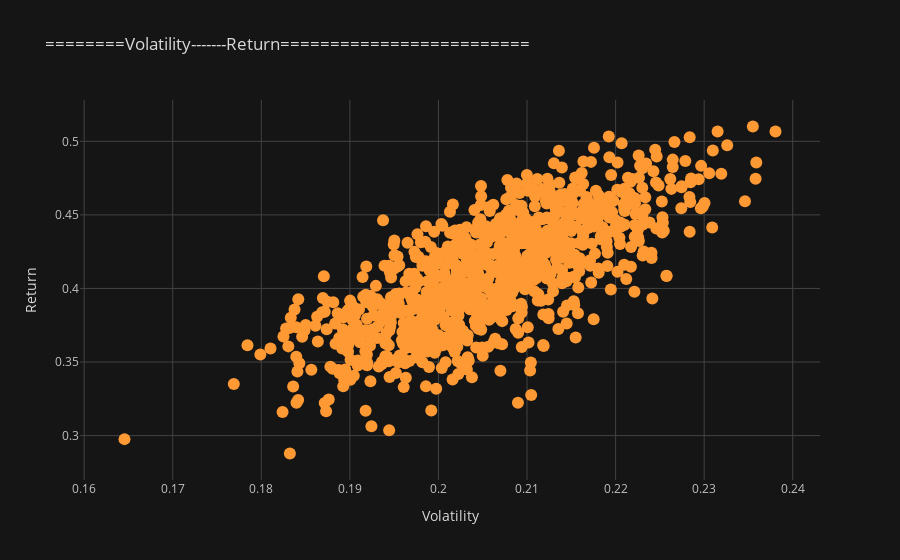

Notebook code for this chart:
### Code cell
pf_data = pd.DataFrame()
for t in df1["Ticker"]:
    pf_data[t] =  yf.download(t,period="3y").Close 

log_returns = np.log(pf_data / pf_data.shift(1))
num_assets = len(df1["Ticker"])
num_assets
weights = np.random.random(num_assets)
weights /= np.sum(weights)
np.sum(weights * log_returns.mean()) * 252
np.dot(weights.T, np.dot(log_returns.cov() * 252, weights))
np.sqrt(np.dot(weights.T,np.dot(log_returns.cov() * 252, weights)))
pfolio_returns = []
pfolio_volatilities = []
wts = []
for x in range (1000):
    weights = np.random.random(num_assets)
    weights /= np.sum(weights)
    pfolio_returns.append(np.sum(weights * log_returns.mean()) * 252)
    pfolio_volatilities.append(np.sqrt(np.dot(weights.T,np.dot(log_returns.cov() * 252, weights))))
    wts.append(weights)
pfolio_returns = np.array(pfolio_returns)
pfolio_volatilities = np.array(pfolio_volatilities)
wts= np.array(wts)
pfolio_returns, pfolio_volatilities
portfolios = pd.DataFrame({'Return': pfolio_returns, 'Volatility': pfolio_volatilities})
#portfolios.plot(x='Volatility', y='Return', kind='scatter', figsize=(10, 6));
#plt.xlabel('Expected Volatility')
#plt.ylabel('Expected Return')


portfolios.iplot(kind="scatter",
              x="Volatility", y='Return',
              mode='markers',
              xTitle="Volatility", yTitle="Return",
              title="========Volatility-------Return=========================",theme="solar")

### Figure 1 — Plotly figure (JSON) as saved in the notebook; plotly's stock layout.template omitted (floating-point values rounded to 4 significant figures; data arrays with more than 128 entries replaced by an {"elided": "..."} marker saying what was removed)
{"data": [{"line": {"color": "rgba(255, 153, 51, 1.0)", "dash": "solid", "shape": "linear", "width": 1.3}, "marker": {"size": 12, "symbol": "circle"}, "mode": "markers", "name": "Return", "text": "", "type": "scatter", "x": {"elided": "1000 float values"}, "y": {"elided": "1000 float values"}}], "layout": {"legend": {"bgcolor": "#151516", "font": {"color": "#D9D9D9"}}, "paper_bgcolor": "#151516", "plot_bgcolor": "#151516", "title": {"font": {"color": "#D9D9D9"}, "text": "========Volatility-------Return========================="}, "xaxis": {"gridcolor": "#434343", "showgrid": true, "tickfont": {"color": "#C2C2C2"}, "title": {"font": {"color": "#D9D9D9"}, "text": "Volatility"}, "zerolinecolor": "#666570"}, "yaxis": {"gridcolor": "#434343", "showgrid": true, "tickfont": {"color": "#C2C2C2"}, "title": {"font": {"color": "#D9D9D9"}, "text": "Return"}, "zerolinecolor": "#666570"}}}
